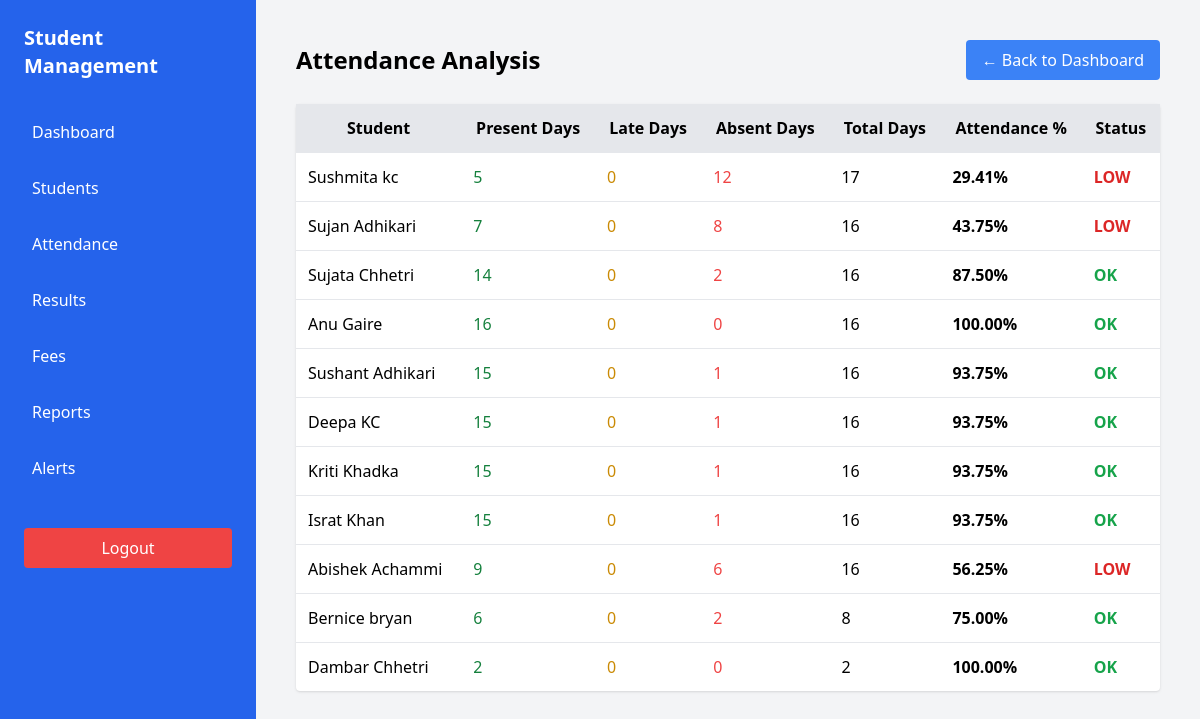
The app's page /attendance_alert.php with its own data.
### tables this page shows
CREATE TABLE `students` (
  `student_id` int(11) NOT NULL,
  `first_name` varchar(50) DEFAULT NULL,
  `last_name` varchar(50) DEFAULT NULL,
  `email` varchar(100) DEFAULT NULL,
  `phone` varchar(20) DEFAULT NULL
);

### attendance_alert.php (the view, shortened to what this page needs)
<?php
include("database.php");
$query = "
SELECT
s.student_id,
s.first_name,
s.last_name,
COUNT(CASE WHEN a.status='Present' THEN 1 END) AS present_days,
COUNT(CASE WHEN a.status='Late'    THEN 1 END) AS late_days,
COUNT(CASE WHEN a.status='Absent'  THEN 1 END) AS absent_days,
COUNT(a.status) AS total_days,
IF(COUNT(a.status)=0,0,
ROUND(
(COUNT(CASE WHEN a.status='Present' THEN 1 END)
+
(COUNT(CASE WHEN a.status='Late' THEN 1 END) * 0.5))
*100 / COUNT(a.status),2)
) AS attendance_percentage
FROM students s
LEFT JOIN attendance a
ON a.student_id = s.student_id
GROUP BY s.student_id
";
$result = mysqli_query($conn,$query);
?>
<!DOCTYPE html>
<html>
<head>
<script src="https://cdn.tailwindcss.com"></script>
</head>
<body class="bg-gray-100">
<div class="flex">
<?php include("sidebar.php"); ?>
<div class="flex-1 p-10">
<div class="flex justify-between items-center mb-6">
<h2 class="text-2xl font-bold">
Attendance Analysis
</h2>
<a href="dashboard.php"
class="bg-blue-500 text-white px-4 py-2 rounded hover:bg-blue-600">
← Back to Dashboard
</a>
</div>
<table class="w-full bg-white shadow rounded">
<tr class="bg-gray-200">
<th class="p-3">Student</th>
<th class="p-3">Present Days</th>
<th class="p-3">Late Days</th>
<th class="p-3">Absent Days</th>
<th class="p-3">Total Days</th>
<th class="p-3">Attendance %</th>
<th class="p-3">Status</th>
</tr>
<?php while($row=mysqli_fetch_assoc($result)){ ?>
<tr class="border-t">
<td class="p-3">
<?php echo $row['first_name']." ".$row['last_name']; ?>
</td>
<td class="p-3 text-green-700">
<?php echo $row['present_days']; ?>
</td>
<td class="p-3 text-yellow-600">
<?php echo $row['late_days']; ?>
</td>
<td class="p-3 text-red-500">
<?php echo $row['absent_days']; ?>
</td>
<td class="p-3">
<?php echo $row['total_days']; ?>
</td>
<td class="p-3 font-bold">
<?php echo $row['attendance_percentage']; ?>%
</td>
<td class="p-3 font-bold">
<?php
if($row['attendance_percentage'] < 75){
    echo "<span class='text-red-600'>LOW</span>";
}else{
    echo "<span class='text-green-600'>OK</span>";
}
?>
</td>
</tr>
<?php } ?>
</table>
</div>
</div>
</body>
</html>

### sidebar.php
<div class="w-64 bg-blue-600 text-white min-h-screen p-6">
<h1 class="text-xl font-bold mb-8">
Student Management
</h1>
<nav class="space-y-4">
<a href="dashboard.php" class="block p-2 rounded hover:bg-blue-700">
Dashboard
</a>
<a href="students.php" class="block p-2 rounded hover:bg-blue-700">
Students
</a>
<a href="mark_attendance.php" class="block p-2 rounded hover:bg-blue-700">
Attendance
</a>
<a href="manage_results.php" class="block p-2 rounded hover:bg-blue-700">
Results
</a>
<a href="manage_fees.php" class="block p-2 rounded hover:bg-blue-700">
Fees
</a>
<a href="reports.php" class="block p-2 rounded hover:bg-blue-700">
Reports
</a>
<a href="attendance_alert.php" class="block p-2 rounded hover:bg-blue-700">
Alerts
</a>
</nav>
<a href="logout.php"
class="block bg-red-500 text-center p-2 rounded hover:bg-red-600 mt-10">
Logout
</a>
</div>

### records on screen
students: first_name "Sushmita", last_name "kc", present_days "5", late_days "0", absent_days "12", total_days "17", attendance_percentage "29.41", shows "LOW"
students: first_name "Sujan", last_name "Adhikari", present_days "7", late_days "0", absent_days "8", total_days "16", attendance_percentage "43.75", shows "LOW"
students: first_name "Sujata", last_name "Chhetri", present_days "14", late_days "0", absent_days "2", total_days "16", attendance_percentage "87.50", shows "OK"
students: first_name "Anu", last_name "Gaire", present_days "16", late_days "0", absent_days "0", total_days "16", attendance_percentage "100.00", shows "OK"
students: first_name "Sushant", last_name "Adhikari", present_days "15", late_days "0", absent_days "1", total_days "16", attendance_percentage "93.75", shows "OK"
students: first_name "Deepa", last_name "KC", present_days "15", late_days "0", absent_days "1", total_days "16", attendance_percentage "93.75", shows "OK"
students: first_name "Kriti", last_name "Khadka", present_days "15", late_days "0", absent_days "1", total_days "16", attendance_percentage "93.75", shows "OK"
students: first_name "Israt", last_name "Khan", present_days "15", late_days "0", absent_days "1", total_days "16", attendance_percentage "93.75", shows "OK"
students: first_name "Abishek", last_name "Achammi", present_days "9", late_days "0", absent_days "6", total_days "16", attendance_percentage "56.25", shows "LOW"
students: first_name "Bernice", last_name "bryan", present_days "6", late_days "0", absent_days "2", total_days "8", attendance_percentage "75.00", shows "OK"
students: first_name "Dambar", last_name "Chhetri", present_days "2", late_days "0", absent_days "0", total_days "2", attendance_percentage "100.00", shows "OK"
